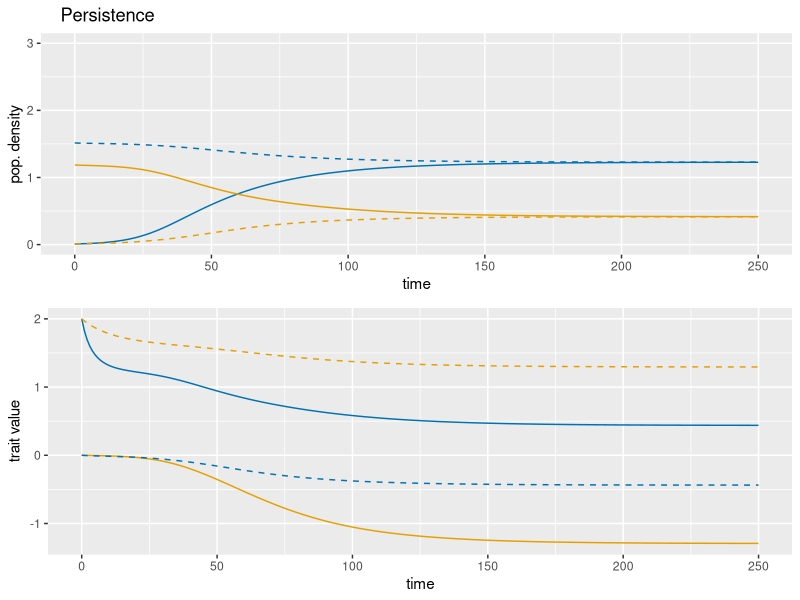
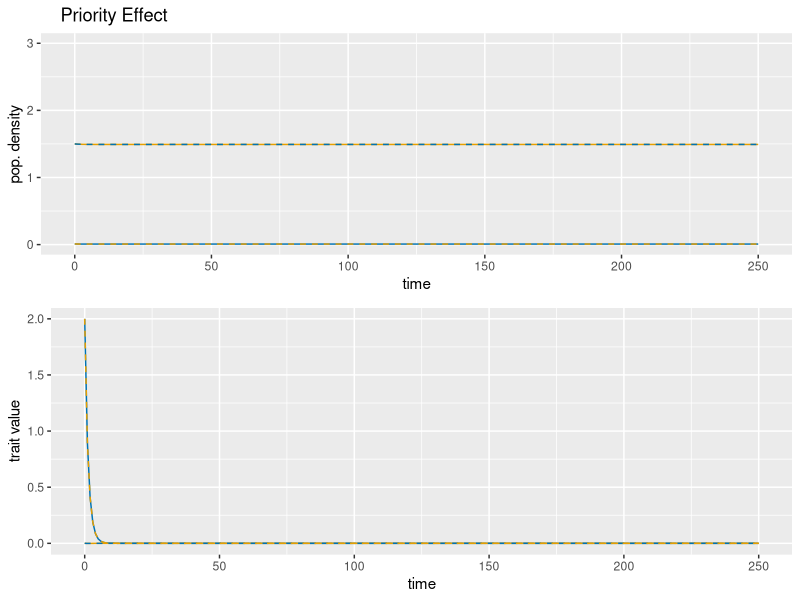
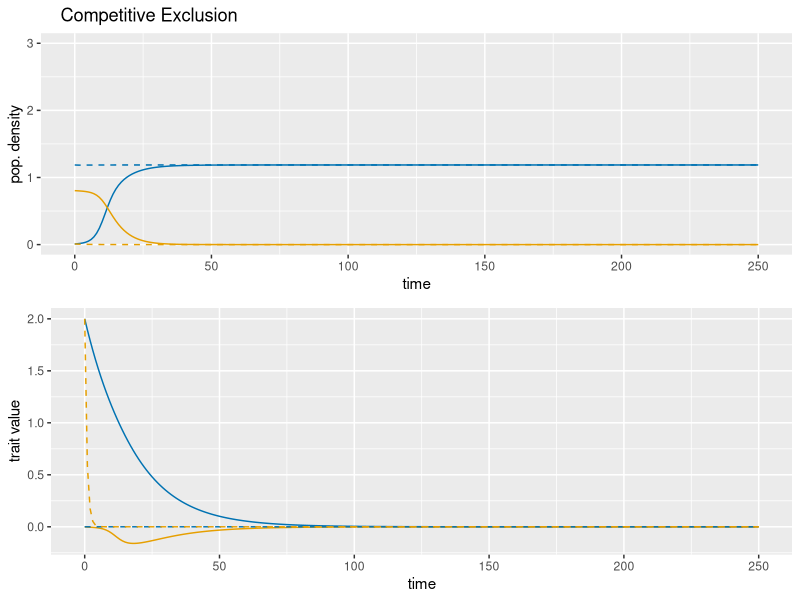
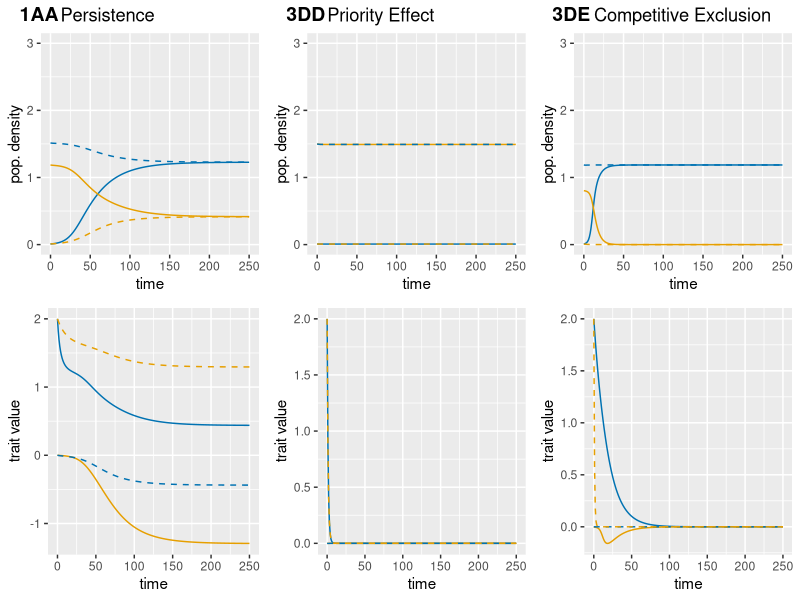

Write the R code that produced these figures, in order.
# Manuscript figure 6B
# Temporal dynamics 

## ---------------------------------------------------------------------
## Temporal Dynamics
## ---------------------------------------------------------------------
require(deSolve)
require(tidyverse)
require(cowplot)
require(dplyr)

# case 1AA (Persistence), 3EE (Competitive Exclusion), 3DE (Priority Effects)

organize_results <- function(sol, pars) {
  dat <- sol %>% as.data.frame %>% as_tibble ## convert to tibble
  names(dat)[1] <- "time" ## name the first column "time"
  names(dat)[2:3] <- paste0("n_", 1:2) ## name abundance columns (n_k)
  names(dat)[4:5] <- paste0("m_", 1:2) ## name trait mean columns (m_k)
  dat <- dat %>%
    gather("variable", "v", 2:ncol(dat)) %>% ## long format
    separate(variable, c("type", "species"), sep="_") %>%
    spread(type, v) %>% ## separate columns for densities n and trait means m
    select(time, species, n, m) %>% ## rearrange columns
    mutate(species=as.integer(species), sigma1=pars$sigma1, w=pars$w,
           theta=pars$theta) %>% ## add parameters
    mutate(species=as.character(species))
  return(dat)
}

## cuttoff function from pastore:
## - array of values with smoothed step function applied to them
cutoff <- function(n) {
  return(ifelse(n<1, (1*(n>0))*(n*n*n*(10+n*(-15+6*n))), 1))
}

eqs <- function(time, state, pars) {
  n1 <- state[1] ## species densities
  n2 <- state[2]
  z1 <- state[3] ## species trait means
  z2 <- state[4]
  
  b1 <- K1 - (z1^2 + sigma1^2)/theta1
  b2 <- K2 - (z2^2 + sigma2^2)/theta2 #eqn S32 from Pastore suppl
  
  g1 <- -2*z1*sigma1^2/theta1
  g2 <- -2*z2*sigma2^2/theta2 #eqn S33 from Pastore suppl
  dz <- z1-z2 ## difference matrix of trait means
  
  alpha1.0 <- 1*w/sqrt(sigma1^2+sigma1^2+w^2)
  alpha2.0 <- 1*w/sqrt(sigma2^2+sigma2^2+w^2) #eqn S34 from Pastore suppl
  alpha.inter <- exp(-dz^2/(2*(sigma1^2+sigma2^2+w^2)))*w/sqrt(sigma1^2+sigma2^2+w^2)
  
  beta1.0 <- 0
  beta2.0 <- 0
  beta1 <- alpha.inter*2*sigma1^2*(-dz)/(2*(sigma1^2+sigma2^2+w^2)) #eqn S35 pastore suppl **check these**
  beta2 <- alpha.inter*2*sigma2^2*(dz)/(2*(sigma1^2+sigma2^2+w^2))
  ## The dndt equations are multiplied by a cutoff function, to make
  ## behavior smooth as abundances approach 0. The cutoff function is
  ## a smoothed-out step function whose derivative exists everywhere.
  dn1dt <- n1*(b1 - alpha1.0*n1 - alpha.inter*n2)*cutoff(n1/(1e-7)) #eqn S36 pastore suppl
  dn2dt <- n2*(b2 - alpha2.0*n2 - alpha.inter*n1)*cutoff(n2/(1e-7))
  dz1dt <- (g1 - beta1.0*n1 - beta1*n2) #removed h2 from front
  dz2dt <- (g2 - beta2.0*n2 - beta2*n1) #eqn S31 pastore suppl
  ## return equations by first flattening them back into a single vector
  return(list(c(dn1dt, dn2dt, dz1dt, dz2dt)))
}

## Listing the parameters
## case 1AA (Persistence)
w <- 1 ## competition width #3
theta1 <- 8 ## width of intrinsic growth function #8
theta2 <- 8
K1 <- 1 
K2 <- 1 ## vector of intrinsic growth potentials
sigma1 <- 1 ## vector of species trait standard deviations #2.5
sigma2 <- 0.5

n.EQ1 <- sqrt(1 + 2*sigma1^2/w^2)*(K2 - (1/theta1)*sigma1^2)
n.EQ2 <- sqrt(1 + 2*sigma2^2/w^2)*(K2 - (1/theta2)*sigma2^2)

tmax <- 250 ## time to integrate equations for
stepout <- tmax/250 ## time step size for output
time <- seq(0, tmax, by=stepout) ## sampling points in time

ninit <- c(0.01,n.EQ2) ## initial densities 
muinit <- c(2,0) ## initial trait means 
ic <- c(ninit, muinit) ## initial conditions coerced into a vector

pars <- list(w = w, K1 = K1, K2 = K2, sigma1 = sigma1, sigma2 = sigma2, theta1 = theta1, theta2 = theta2)

sol <- ode(func=eqs, y=ic, parms=pars, times=time) %>% ## solve ODEs
  organize_results(pars) ## put results in tidy table

ninit <- c(n.EQ1, 0.01) ## initial densities 
muinit <- c(0,2) ## initial trait means 
ic <- c(ninit, muinit) ## initial conditions coerced into a vector

sol2 <- ode(func=eqs, y=ic, parms=pars, times=time) %>% ## solve ODEs
  organize_results(pars) ## put results in tidy table

## create plot of species densities through time
densplot <- ggplot() +
  labs(title = "    Persistence") +
  geom_line(data=sol, aes(x=time, y=n, colour=as.factor(species))) +
  geom_line(data=sol2, aes(x=time, y=n, colour=as.factor(species)), linetype="dashed") +
  scale_y_continuous(name="pop. density", limits=c(0, NA)) +
  scale_colour_manual(values=c("#0072B2", "#E69F00")) +
  annotate(geom="text", label="", x=0, y=3, fontface="bold") +
  theme(legend.position="none")

## create plot of species traits through time
traitplot <- ggplot() +
  # geom_ribbon(data = sol, aes(x=time, ymin=m-sigma1, ymax=m+sigma1,
  #                 fill=as.factor(species)), alpha=0.15) +
  geom_line(data = sol, aes(x=time, y=m, colour=as.factor(species))) +
  geom_line(data = sol2, aes(x=time, y=m, colour=as.factor(species)),linetype="dashed") +
  ylab("trait value") +
  scale_colour_manual(values=c("#0072B2", "#E69F00")) +
  scale_fill_manual(values=c("#0072B2", "#E69F00")) +
  annotate(geom="text", label="", x=0, y=0.70, fontface="bold") +
  theme(legend.position="none")

plot_grid(densplot, traitplot, ncol = 1, nrow = 2) #solid spp1 (blue) invades, dashed spp2 (yellow) invades

## Case 3DD (Priority Effect)
sigma1 <- 2 ## vector of species trait standard deviations 
sigma2 <- 2

n.EQ1 <- sqrt(1 + 2*sigma1^2/w^2)*(K2 - (1/theta1)*sigma1^2)
n.EQ2 <- sqrt(1 + 2*sigma2^2/w^2)*(K2 - (1/theta2)*sigma2^2)

tmax <- 250 ## time to integrate equations for
stepout <- tmax/250 ## time step size for output
time <- seq(0, tmax, by=stepout) ## sampling points in time

ninit <- c(0.01,n.EQ2) ## initial densities 
muinit <- c(2,0) ## initial trait means 
ic <- c(ninit, muinit) ## initial conditions coerced into a vector

pars <- list(w = w, K1 = K1, K2 = K2, sigma1 = sigma1, sigma2 = sigma2, theta1 = theta1, theta2 = theta2)

sol <- ode(func=eqs, y=ic, parms=pars, times=time) %>% ## solve ODEs
  organize_results(pars) ## put results in tidy table

ninit <- c(n.EQ1, 0.01) ## initial densities 
muinit <- c(0,2) ## initial trait means 
ic <- c(ninit, muinit) ## initial conditions coerced into a vector

sol2 <- ode(func=eqs, y=ic, parms=pars, times=time) %>% ## solve ODEs
  organize_results(pars) ## put results in tidy table

## create plot of species densities through time
densplotPE <- ggplot() +
  labs(title = "    Priority Effect") +
  geom_line(data=sol, aes(x=time, y=n, colour=as.factor(species))) +
  geom_line(data=sol2, aes(x=time, y=n, colour=as.factor(species)), linetype="dashed") +
  scale_y_continuous(name="pop. density", limits=c(0, NA)) +
  scale_colour_manual(values=c("#0072B2", "#E69F00")) +
  annotate(geom="text", label="", x=0, y=3, fontface="bold") +
  theme(legend.position="none")

## create plot of species traits through time
traitplotPE <- ggplot() +
  # geom_ribbon(data = sol, aes(x=time, ymin=m-sigma1, ymax=m+sigma1,
  #                 fill=as.factor(species)), alpha=0.15) +
  geom_line(data = sol, aes(x=time, y=m, colour=as.factor(species))) +
  geom_line(data = sol2, aes(x=time, y=m, colour=as.factor(species)),linetype="dashed") +
  ylab("trait value") +
  scale_colour_manual(values=c("#0072B2", "#E69F00")) +
  scale_fill_manual(values=c("#0072B2", "#E69F00")) +
  annotate(geom="text", label="", x=0, y=0.70, fontface="bold") +
  theme(legend.position="none")

plot_grid(densplotPE, traitplotPE, ncol = 1, nrow = 2) #solid spp1 (blue) invades, dashed spp2 (yellow) invades *but this looks like PE?

## Case 3EE (Permanence)
sigma1 <- 1.8 ## vector of species trait standard deviations 
sigma2 <- 0.5

## Case 3DE (Competitive Exclusion)
sigma1 <- 0.5 ## vector of species trait standard deviations 
sigma2 <- 2.5

n.EQ1 <- sqrt(1 + 2*sigma1^2/w^2)*(K2 - (1/theta1)*sigma1^2)
n.EQ2 <- sqrt(1 + 2*sigma2^2/w^2)*(K2 - (1/theta2)*sigma2^2)

tmax <- 250 ## time to integrate equations for
stepout <- tmax/250 ## time step size for output
time <- seq(0, tmax, by=stepout) ## sampling points in time

ninit <- c(0.01,n.EQ2) ## initial densities 
muinit <- c(2,0) ## initial trait means 
ic <- c(ninit, muinit) ## initial conditions coerced into a vector

pars <- list(w = w, K1 = K1, K2 = K2, sigma1 = sigma1, sigma2 = sigma2, theta1 = theta1, theta2 = theta2)

sol <- ode(func=eqs, y=ic, parms=pars, times=time) %>% ## solve ODEs
  organize_results(pars) ## put results in tidy table

ninit <- c(n.EQ1, 0.01) ## initial densities 
muinit <- c(0,2) ## initial trait means 
ic <- c(ninit, muinit) ## initial conditions coerced into a vector

sol2 <- ode(func=eqs, y=ic, parms=pars, times=time) %>% ## solve ODEs
  organize_results(pars) ## put results in tidy table

## create plot of species densities through time
densplotCE <- ggplot() +
  labs(title = "    Competitive Exclusion") +
  geom_line(data=sol, aes(x=time, y=n, colour=as.factor(species))) +
  geom_line(data=sol2, aes(x=time, y=n, colour=as.factor(species)), linetype="dashed") +
  scale_y_continuous(name="pop. density", limits=c(0, NA)) +
  scale_colour_manual(values=c("#0072B2", "#E69F00")) +
  annotate(geom="text", label="", x=0, y=3, fontface="bold") +
  theme(legend.position="none")

## create plot of species traits through time
traitplotCE <- ggplot() +
  # geom_ribbon(data = sol, aes(x=time, ymin=m-sigma1, ymax=m+sigma1,
  #                 fill=as.factor(species)), alpha=0.15) +
  geom_line(data = sol, aes(x=time, y=m, colour=as.factor(species))) +
  geom_line(data = sol2, aes(x=time, y=m, colour=as.factor(species)),linetype="dashed") +
  ylab("trait value") +
  scale_colour_manual(values=c("#0072B2", "#E69F00")) +
  scale_fill_manual(values=c("#0072B2", "#E69F00")) +
  annotate(geom="text", label="", x=0, y=0.70, fontface="bold") +
  theme(legend.position="none")

plot_grid(densplotCE, traitplotCE, ncol = 1, nrow = 2) #solid spp1 (blue) invades, dashed spp2 (yellow) invades

combinedPlot1 <- plot_grid(densplot, traitplot, labels = "1AA", ncol = 1)
combinedPlot2 <- plot_grid(densplotPE, traitplotPE, labels = "3DD", ncol = 1)
combinedPlot3 <- plot_grid(densplotCE, traitplotCE, labels = "3DE", ncol = 1)

# Now, combine all the plots side by side
finalCombinedPlot <- plot_grid(combinedPlot1, combinedPlot2, combinedPlot3, ncol = 3, align = 'v')

# Export as PDF
pdf("combined_plots.pdf", width = 10, height = 7)
print(finalCombinedPlot)
dev.off()
